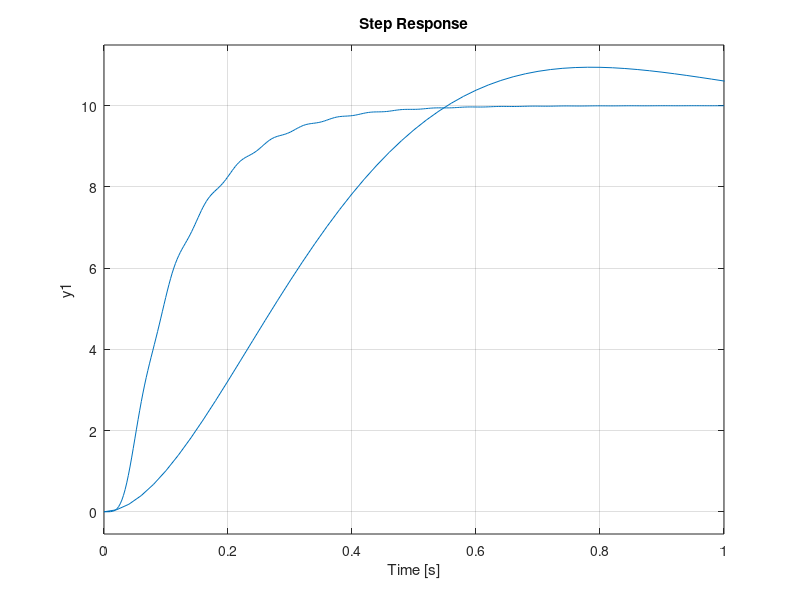
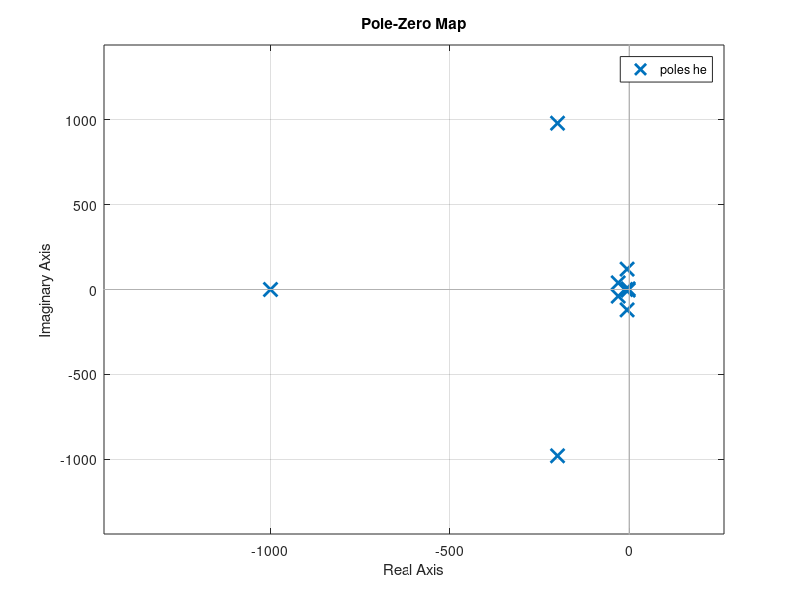
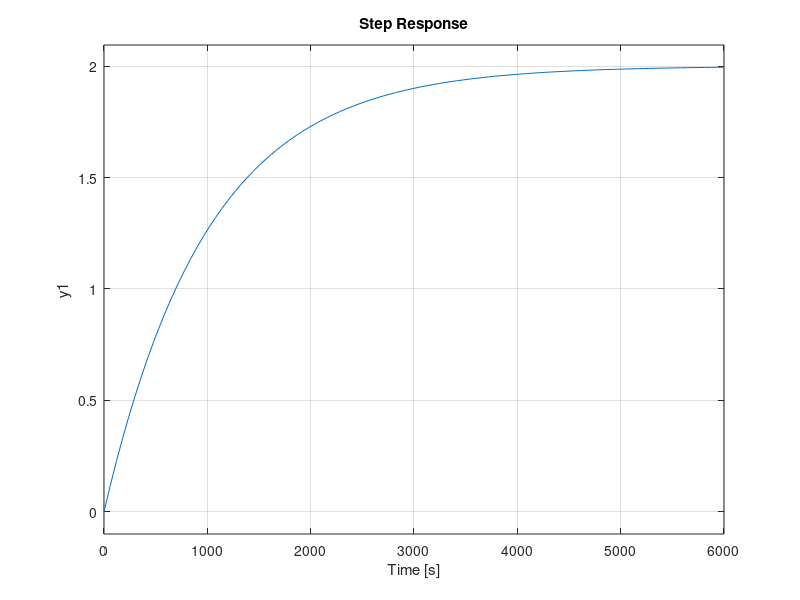
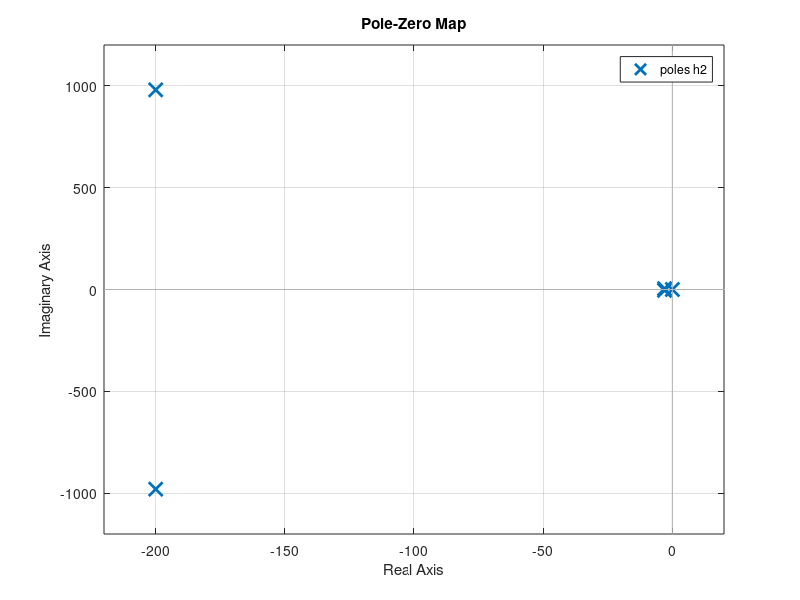

These figures' MATLAB source, in order:
clear
close all
clc

%Parametros G2 (Sistema de 5 orden)
e1=0.6;
wn1=5;
e2=0.2;
wn2=1000; 
tao=0.001;
k=2;
h=tf(k*wn1^2,[1 2*e1*wn1 wn1^2]); %polos dominantes
h2=h*tf(wn2^2,[1 2*e2*wn2 wn2^2])*tf(1,[tao 1]);
% step(5*h,'--b')
% hold on
% step(5*h2,'.r')
he=tf(2.828e8,[1 246.2 1.81e4 1.152e6 6.867e6 2.828e7])
he=tf(2*49.8^2,[1 61.45 49.8^2])*tf(1,[1/10 1])*tf(120^2,[1 12 120^2]);
step(5*h)
grid on
hold on
step(5*he)

figure
pzmap(h2)
hold on
pzmap(he)


%Parametros G4 (Sistema de 5 orden)
e1=0.6;
wn1=5;
e2=0.2;
wn2=1000; 
tao=1000;
k=1/2;
h=tf(-k,[tao 1]); %Polos dominantes
h2=tf(wn1^2,[1 2*e1*wn1 wn1^2])*tf(wn2^2,[1 2*e2*wn2 wn2^2])*h;
figure
% step(-4*h,'--b')
% hold on
% step(-4*h2,'.r')
step(-4*h)
grid on

figure
pzmap(h2)


%Punto 4 (Diagram de Bode)
%G2 %G4
h3=2*tf([1 5],5)*tf(20,[1 20])*tf(50,[1 50])*tf([1 150],150);
figure
bode(h3)
grid on
h4=2*tf([1 20],20)*tf(5,[1 5])*tf(100,[1 100])*tf([1 50],50);
figure
bode(h4)
grid on
h5=2*tf([1 10],10)*tf(5,[1 5])*tf([1 20],20)*tf(50,[1 50]);
figure
bode(h5)
grid on

figure
step(h3,h4,h5)

close all

%Parametros del punto 1
Ka=50;
R=10;
Kb=0.0706;
Km=10;
J=0.006;
C=10;

K1=10;
K2=3;
R=0.1;
L=0.2;
Ks=1.5;
Ka=1;
ta=0.4;
